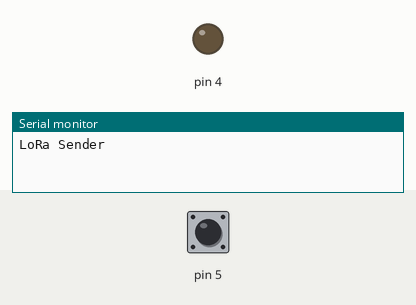
Recording of a sketch running on a simulated Arduino Uno, built with avr-gcc and run on an emulated ATmega328P. On the bench: output pins drawn as LEDs (lit = HIGH), the last lines printed to the serial monitor. The test bench sets the inputs (shaded band); at power-on: pin 5 HIGH. No radio packets arrive unless stated.

Above: at 1.2 s.
1.3 s: pin 5 pulled LOW for 0.15 s
At 1.7 s:
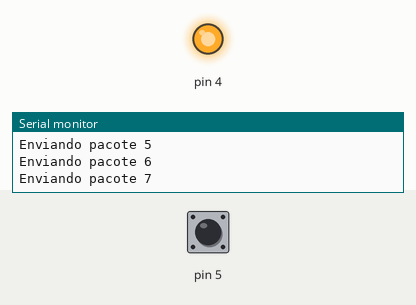
Timing chart, 0 to 14.8 s (numbered marks = the images above; inputs shaded):
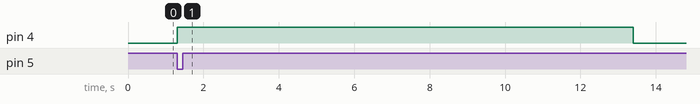

Measured:
- after the input at 1.3 s, pin 4: LOW → HIGH at once, → LOW 12.1 s later

The sketch:

LoRaSender.ino
```cpp
#include <SPI.h>
#include <LoRa.h>


/*#define SCK  13
#define MISO 12
#define MOSI 11*/
#define SS 10
#define RST 9
#define DIO0 2

int counter = 0;
int sf[] = {8,9,10,11,12};
void setup() {
  Serial.begin(9600);
  pinMode(4,OUTPUT);
  while (!Serial);
  LoRa.setPins(SS, RST, DIO0);
  Serial.println("LoRa Sender");

  if (!LoRa.begin(915E6)) {
    Serial.println("Starting LoRa failed!");
    while (1);
  }
  pinMode(5, INPUT_PULLUP);
  LoRa.setSpreadingFactor(8);
}


void executa(){
  counter = 1;

  for(int i = 0; i < 5; i++){
    digitalWrite(4, HIGH);
    LoRa.setSpreadingFactor(sf[i]);
    for(int j = 0; j < 200; j++){
      // Envia pacote
      Serial.print("Enviando pacote ");
      Serial.println(counter);
      LoRa.beginPacket();
      LoRa.print("pacote ");
      LoRa.print(counter);
      LoRa.print(" SF: ");
      LoRa.print(sf[i]);
      LoRa.endPacket();
      counter++;
    }
    digitalWrite(4, LOW);
    int teste = 0;
    LoRa.setSpreadingFactor(sf[i+1]); //aumenta 1 spreading factor
    while(digitalRead(5)){
      teste=LoRa.parsePacket();
      if(teste) break;
    }

  }

}

void loop() {
  int Button = digitalRead(5);
  while(!Button){

    executa();
    Button = 0;
  //delay(1000);
  }
}
```
